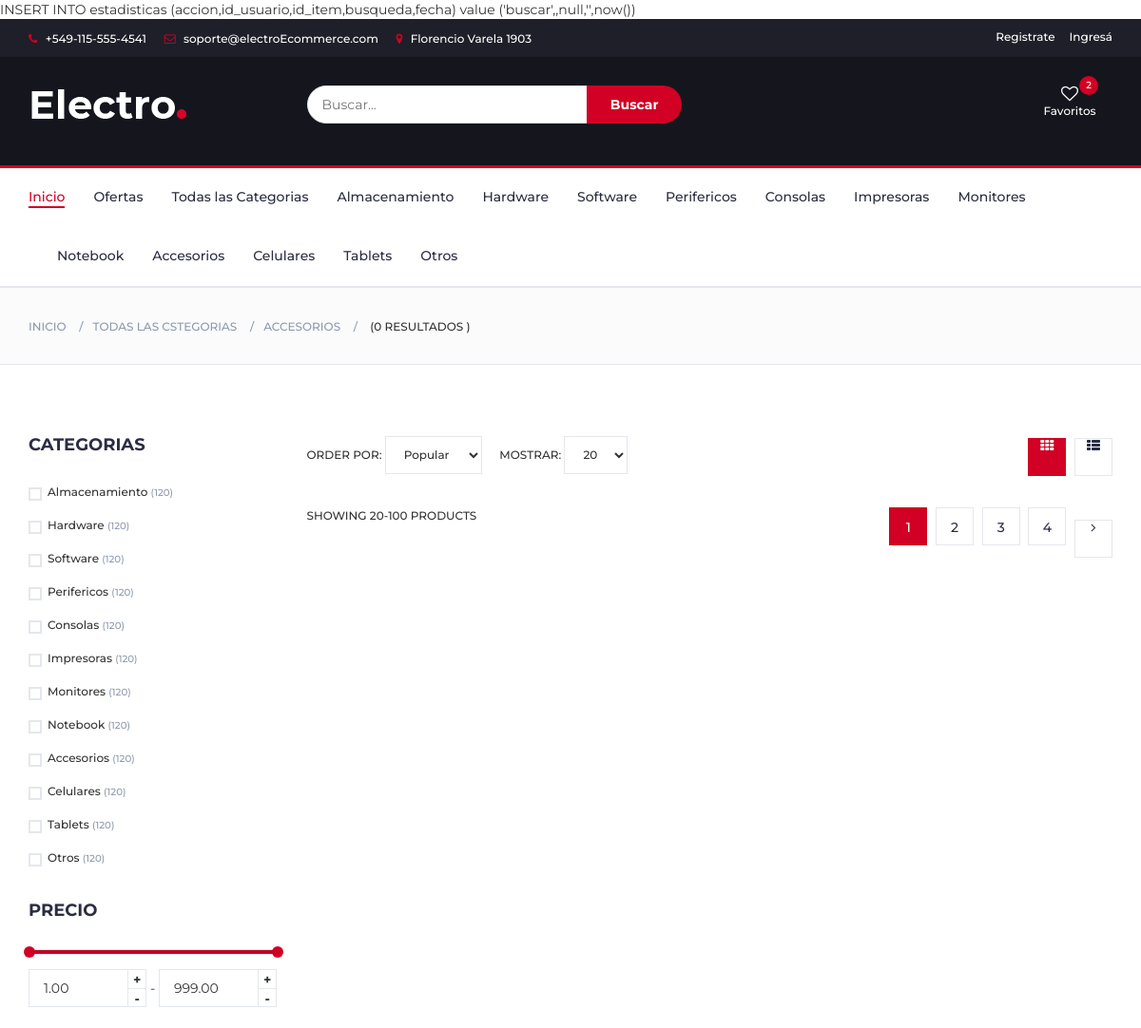
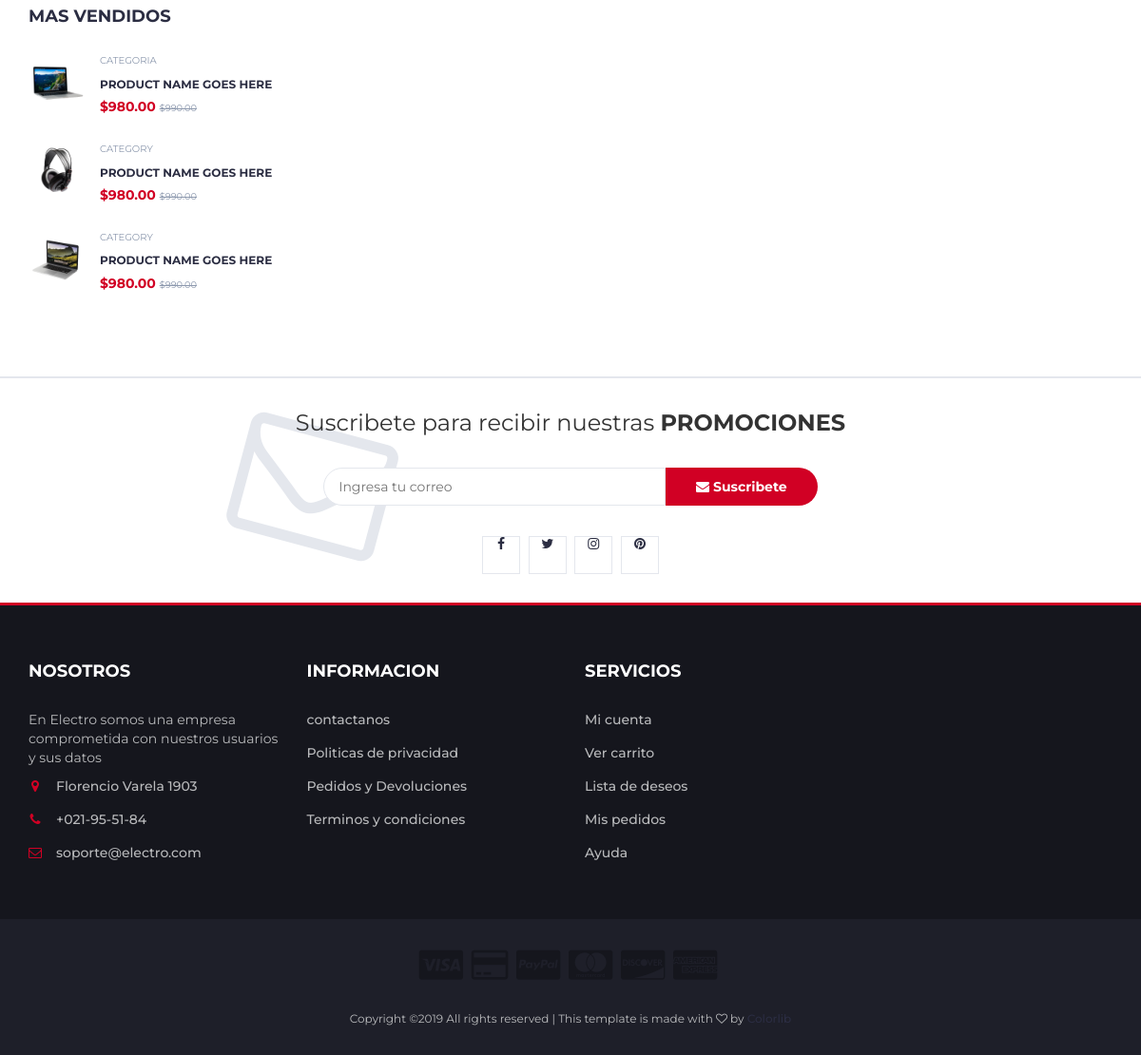
Screenshot of /buscaritem.php with the database file from the repository (2 pictures, top to bottom).
### tables this page shows
create table categorias(
id int auto_increment,
nombre varchar(50),
primary key (id)
);

### buscaritem.php (the view, shortened to what this page needs)
<?php
include 'database.php';
$item=$_POST['itemb'];
$query= "SELECT * FROM item
inner join usuario
on item.id_usuario=usuario.id
WHERE categoria like '$item%' or usuario.nombre like '$item%' or item.nombre like '$item%'";
$consulta = mysqli_query($conexion,$query);
    require 'header.php';
?>
    <div id="breadcrumb" class="section">
        <div class="container">
            <div class="row">
                <div class="col-md-12">
                    <ul class="breadcrumb-tree">
                        <li><a href="#">Inicio</a></li>
                        <li><a href="#">Todas las Cstegorias</a></li>
                        <li><a href="#">Accesorios</a></li>
                        <li class="active"><?php echo $_POST['itemb']; ?> <?php $numresult=(mysqli_num_rows($consulta));
                            echo "(".$numresult." Resultados )" ; ?> </li>
                    </ul>
                </div>
            </div>
        </div>
    </div>
    <div class="section">
        <div class="container">
            <div class="row">
                <div id="aside" class="col-md-3">
                    <div class="aside">
                        <h3 class="aside-title">Categorias</h3>
                        <div class="checkbox-filter">
                            <?php require 'database.php';
                            $result=mysqli_query($conexion,"SELECT nombre FROM categorias");
                            $cont=1;
                            while ($row = mysqli_fetch_array($result)) {
                                echo"<div class='input-checkbox'>
                                <input type='checkbox' id='category-".$cont."'>
                                <label for='category-".$cont."'>
                                    <span></span>
                                    ". $row['nombre'] . "
                                    <small>(120)</small>
                                </label>
                            </div>";
                                $cont++;
                            } ; ?>
                        </div>
                    </div>
                    <div class="aside">
                        <h3 class="aside-title">Precio</h3>
                        <div class="price-filter">
                            <div id="price-slider"></div>
                            <div class="input-number price-min">
                                <input id="price-min" type="number">
                                <span class="qty-up">+</span>
                                <span class="qty-down">-</span>
                            </div>
                            <span>-</span>
                            <div class="input-number price-max">
                                <input id="price-max" type="number">
                                <span class="qty-up">+</span>
                                <span class="qty-down">-</span>
                            </div>
                        </div>
                    </div>
                    <div class="aside">
                        <h3 class="aside-title">Mas Vendidos</h3>
                        <div class="product-widget">
                            <div class="product-img">
                                <img src="./img/product01.png" alt="">
                            </div>
                            <div class="product-body">
                                <p class="product-category">Categoria</p>
                                <h3 class="product-name"><a href="#">product name goes here</a></h3>
                                <h4 class="product-price">$980.00 <del class="product-old-price">$990.00</del></h4>
                            </div>
                        </div>
                        <div class="product-widget">
                            <div class="product-img">
                                <img src="./img/product02.png" alt="">
                            </div>
                            <div class="product-body">
                                <p class="product-category">Category</p>
                                <h3 class="product-name"><a href="#">product name goes here</a></h3>
                                <h4 class="product-price">$980.00 <del class="product-old-price">$990.00</del></h4>
                            </div>
                        </div>
                        <div class="product-widget">
                            <div class="product-img">
                                <img src="./img/product03.png" alt="">
                            </div>
                            <div class="product-body">
                                <p class="product-category">Category</p>
                                <h3 class="product-name"><a href="#">product name goes here</a></h3>
                                <h4 class="product-price">$980.00 <del class="product-old-price">$990.00</del></h4>
                            </div>
                        </div>
                    </div>
                </div>
                <div id="store" class="col-md-9">
                    <div class="store-filter clearfix">
                        <div class="store-sort">
                            <label>
                                Order Por:
                                <select class="input-select">
                                    <option value="0">Popular</option>
                                </select>
                            </label>
                            <label>
                                Mostrar:
                                <select class="input-select">
                                    <option value="0">20</option>
                                </select>
                            </label>
                        </div>
                        <ul class="store-grid">
                            <li class="active"><i class="fa fa-th"></i></li>
                            <li><a href="#"><i class="fa fa-th-list"></i></a></li>
                        </ul>
                    </div>
                    <div class="store-filter clearfix">
                        <span class="store-qty">Showing 20-100 products</span>
                        <ul class="store-pagination">
                            <li class="active">1</li>
                            <li><a href="#">2</a></li>
                            <li><a href="#">3</a></li>
                            <li><a href="#">4</a></li>
                            <li><a href="#"><i class="fa fa-angle-right"></i></a></li>
                        </ul>
                    </div>
                </div>
            </div>
        </div>
    </div>
<?php
require 'footer.php';
?>

### categorias.php
<?php
require 'database.php';
$result=mysqli_query($conexion,"SELECT nombre FROM categorias");
while ($row = mysqli_fetch_array($result)) {
    echo"<li><a href='vercategorias.php?cat=". $row['nombre'] . "'>". $row['nombre'] . "</a></li>";
}

### rows the page displays
categorias: nombre "Almacenamiento"
categorias: nombre "Hardware"
categorias: nombre "Software"
categorias: nombre "Perifericos"
categorias: nombre "Consolas"
categorias: nombre "Impresoras"
categorias: nombre "Monitores"
categorias: nombre "Notebook"
categorias: nombre "Accesorios"
categorias: nombre "Celulares"
categorias: nombre "Tablets"
categorias: nombre "Otros"

### other values shown
$numresult "0"
